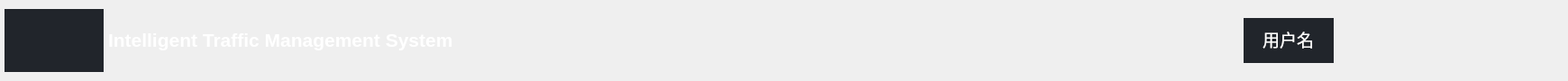
  <widget class="QFrame" name="contentTopBg">
   <property name="geometry">
    <rect>
     <x>0</x>
     <y>0</y>
     <width>1740</width>
     <height>90</height>
    </rect>
   </property>
   <property name="minimumSize">
    <size>
     <width>0</width>
     <height>90</height>
    </size>
   </property>
   <property name="maximumSize">
    <size>
     <width>16777215</width>
     <height>70</height>
    </size>
   </property>
   <property name="frameShape">
    <enum>QFrame::NoFrame</enum>
   </property>
   <property name="frameShadow">
    <enum>QFrame::Raised</enum>
   </property>
   <layout class="QHBoxLayout" name="horizontalLayout">
    <property name="spacing">
     <number>0</number>
    </property>
    <property name="leftMargin">
     <number>0</number>
    </property>
    <property name="topMargin">
     <number>0</number>
    </property>
    <property name="rightMargin">
     <number>10</number>
    </property>
    <property name="bottomMargin">
     <number>0</number>
    </property>
    <item>
     <widget class="QFrame" name="leftBox">
      <property name="sizePolicy">
       <sizepolicy hsizetype="Expanding" vsizetype="Preferred">
        <horstretch>0</horstretch>
        <verstretch>0</verstretch>
       </sizepolicy>
      </property>
      <property name="frameShape">
       <enum>QFrame::NoFrame</enum>
      </property>
      <property name="frameShadow">
       <enum>QFrame::Raised</enum>
      </property>
      <layout class="QHBoxLayout" name="horizontalLayout_3">
       <property name="spacing">
        <number>0</number>
       </property>
       <property name="leftMargin">
        <number>0</number>
       </property>
       <property name="topMargin">
        <number>0</number>
       </property>
       <property name="rightMargin">
        <number>0</number>
       </property>
       <property name="bottomMargin">
        <number>0</number>
       </property>
       <item>
        <spacer name="horizontalSpacer">
         <property name="orientation">
          <enum>Qt::Horizontal</enum>
         </property>
         <property name="sizeType">
          <enum>QSizePolicy::Fixed</enum>
         </property>
         <property name="sizeHint" stdset="0">
          <size>
           <width>5</width>
           <height>1</height>
          </size>
         </property>
        </spacer>
       </item>
       <item>
        <widget class="QPushButton" name="icon">
         <property name="minimumSize">
          <size>
           <width>110</width>
           <height>70</height>
          </size>
         </property>
         <property name="maximumSize">
          <size>
           <width>110</width>
           <height>16777215</height>
          </size>
         </property>
         <property name="styleSheet">
          <string notr="true">background-color:#21252B;
border:none</string>
         </property>
         <property name="text">
          <string/>
         </property>
         <property name="icon">
          <iconset resource="images/1.qrc">
           <normaloff>:/images/images/logo1.png</normaloff>:/images/images/logo1.png</iconset>
         </property>
         <property name="iconSize">
          <size>
           <width>60</width>
           <height>60</height>
          </size>
         </property>
        </widget>
       </item>
       <item>
        <spacer name="horizontalSpacer_2">
         <property name="orientation">
          <enum>Qt::Horizontal</enum>
         </property>
         <property name="sizeType">
          <enum>QSizePolicy::Fixed</enum>
         </property>
         <property name="sizeHint" stdset="0">
          <size>
           <width>5</width>
           <height>13</height>
          </size>
         </property>
        </spacer>
       </item>
       <item>
        <widget class="QLabel" name="titleRightInfo">
         <property name="sizePolicy">
          <sizepolicy hsizetype="Preferred" vsizetype="Expanding">
           <horstretch>0</horstretch>
           <verstretch>0</verstretch>
          </sizepolicy>
         </property>
         <property name="maximumSize">
          <size>
           <width>16777215</width>
           <height>45</height>
          </size>
         </property>
         <property name="font">
          <font>
           <family>Segoe UI</family>
           <pointsize>16</pointsize>
           <weight>75</weight>
           <italic>false</italic>
           <bold>true</bold>
          </font>
         </property>
         <property name="styleSheet">
          <string notr="true">color: rgb(255, 255, 255);</string>
         </property>
         <property name="text">
          <string>Intelligent Traffic Management System</string>
         </property>
         <property name="scaledContents">
          <bool>false</bool>
         </property>
         <property name="alignment">
          <set>Qt::AlignLeading|Qt::AlignLeft|Qt::AlignVCenter</set>
         </property>
        </widget>
       </item>
      </layout>
     </widget>
    </item>
    <item alignment="Qt::AlignRight">
     <widget class="QFrame" name="rightButtons">
      <property name="minimumSize">
       <size>
        <width>200</width>
        <height>28</height>
       </size>
      </property>
      <property name="maximumSize">
       <size>
        <width>350</width>
        <height>16777215</height>
       </size>
      </property>
      <property name="styleSheet">
       <string notr="true">/* 调整按钮外边距，减小与容器的距离 */
#rightButtons .QPushButton { 
    background-color: rgba(255, 255, 255, 0); 
    border: none;  
    border-radius: 5px; 
    margin: 0; /* 减小按钮的外边距，数值越小距离越近 */
}

#rightButtons .QPushButton:hover { 
    background-color: rgb(120, 120, 120); 
    border-style: solid; 
    border-radius: 4px; 
}

#rightButtons .QPushButton:pressed { 
    background-color: #171A1E; 
    border-style: solid; 
    border-radius: 4px; 
}
</string>
      </property>
      <property name="frameShape">
       <enum>QFrame::NoFrame</enum>
      </property>
      <property name="frameShadow">
       <enum>QFrame::Raised</enum>
      </property>
      <layout class="QHBoxLayout" name="horizontalLayout_2">
       <property name="spacing">
        <number>0</number>
       </property>
       <property name="leftMargin">
        <number>0</number>
       </property>
       <property name="topMargin">
        <number>0</number>
       </property>
       <property name="rightMargin">
        <number>0</number>
       </property>
       <property name="bottomMargin">
        <number>0</number>
       </property>
       <item>
        <widget class="QLineEdit" name="user_name">
         <property name="minimumSize">
          <size>
           <width>100</width>
           <height>50</height>
          </size>
         </property>
         <property name="maximumSize">
          <size>
           <width>100</width>
           <height>16777215</height>
          </size>
         </property>
         <property name="font">
          <font>
           <family>Agency FB</family>
           <pointsize>14</pointsize>
          </font>
         </property>
         <property name="styleSheet">
          <string notr="true">color: rgb(255, 255, 255);
background-color: rgb(33, 37, 43);
border-width:0;border-style:outset</string>
         </property>
         <property name="text">
          <string>用户名</string>
         </property>
         <property name="alignment">
          <set>Qt::AlignCenter</set>
         </property>
        </widget>
       </item>
       <item>
        <widget class="QPushButton" name="user_set">
         <property name="minimumSize">
          <size>
           <width>50</width>
           <height>50</height>
          </size>
         </property>
         <property name="maximumSize">
          <size>
           <width>50</width>
           <height>50</height>
          </size>
         </property>
         <property name="cursor">
          <cursorShape>PointingHandCursor</cursorShape>
         </property>
         <property name="toolTip">
          <string>Settings</string>
         </property>
         <property name="text">
          <string/>
         </property>
         <property name="icon">
          <iconset resource="images/1.qrc">
           <normaloff>:/images/images/person2.png</normaloff>:/images/images/person2.png</iconset>
         </property>
         <property name="iconSize">
          <size>
           <width>36</width>
           <height>36</height>
          </size>
         </property>
        </widget>
       </item>
       <item>
        <widget class="QPushButton" name="settingsTopBtn">
         <property name="minimumSize">
          <size>
           <width>50</width>
           <height>50</height>
          </size>
         </property>
         <property name="maximumSize">
          <size>
           <width>50</width>
           <height>50</height>
          </size>
         </property>
         <property name="cursor">
          <cursorShape>PointingHandCursor</cursorShape>
         </property>
         <property name="toolTip">
          <string>Settings</string>
         </property>
         <property name="text">
          <string/>
         </property>
         <property name="icon">
          <iconset resource="images/1.qrc">
           <normaloff>:/icons/icons/set.png</normaloff>:/icons/icons/set.png</iconset>
         </property>
         <property name="iconSize">
          <size>
           <width>32</width>
           <height>32</height>
          </size>
         </property>
        </widget>
       </item>
       <item>
        <widget class="QPushButton" name="minimizeAppBtn">
         <property name="minimumSize">
          <size>
           <width>50</width>
           <height>50</height>
          </size>
         </property>
         <property name="maximumSize">
          <size>
           <width>50</width>
           <height>50</height>
          </size>
         </property>
         <property name="cursor">
          <cursorShape>PointingHandCursor</cursorShape>
         </property>
         <property name="toolTip">
          <string>Minimize</string>
         </property>
         <property name="text">
          <string/>
         </property>
         <property name="icon">
          <iconset resource="images/1.qrc">
           <normaloff>:/icons/icons/min.png</normaloff>:/icons/icons/min.png</iconset>
         </property>
         <property name="iconSize">
          <size>
           <width>32</width>
           <height>32</height>
          </size>
         </property>
        </widget>
       </item>
       <item>
        <widget class="QPushButton" name="maximizeRestoreAppBtn">
         <property name="minimumSize">
          <size>
           <width>50</width>
           <height>50</height>
          </size>
         </property>
         <property name="maximumSize">
          <size>
           <width>50</width>
           <height>50</height>
          </size>
         </property>
         <property name="font">
          <font>
           <family>Segoe UI</family>
           <pointsize>10</pointsize>
           <weight>50</weight>
           <italic>false</italic>
           <bold>false</bold>
           <stylestrategy>PreferDefault</stylestrategy>
          </font>
         </property>
         <property name="cursor">
          <cursorShape>PointingHandCursor</cursorShape>
         </property>
         <property name="toolTip">
          <string>Maximize</string>
         </property>
         <property name="text">
          <string/>
         </property>
         <property name="icon">
          <iconset resource="images/1.qrc">
           <normaloff>:/icons/icons/max.png</normaloff>:/icons/icons/max.png</iconset>
         </property>
         <property name="iconSize">
          <size>
           <width>32</width>
           <height>32</height>
          </size>
         </property>
        </widget>
       </item>
       <item>
        <widget class="QPushButton" name="closeAppBtn">
         <property name="minimumSize">
          <size>
           <width>50</width>
           <height>50</height>
          </size>
         </property>
         <property name="maximumSize">
          <size>
           <width>50</width>
           <height>50</height>
          </size>
         </property>
         <property name="cursor">
          <cursorShape>PointingHandCursor</cursorShape>
         </property>
         <property name="toolTip">
          <string>Close</string>
         </property>
         <property name="text">
          <string/>
         </property>
         <property name="icon">
          <iconset resource="images/1.qrc">
           <normaloff>:/icons/icons/exit.png</normaloff>:/icons/icons/exit.png</iconset>
         </property>
         <property name="iconSize">
          <size>
           <width>26</width>
           <height>26</height>
          </size>
         </property>
        </widget>
       </item>
      </layout>
     </widget>
    </item>
   </layout>
  </widget>
